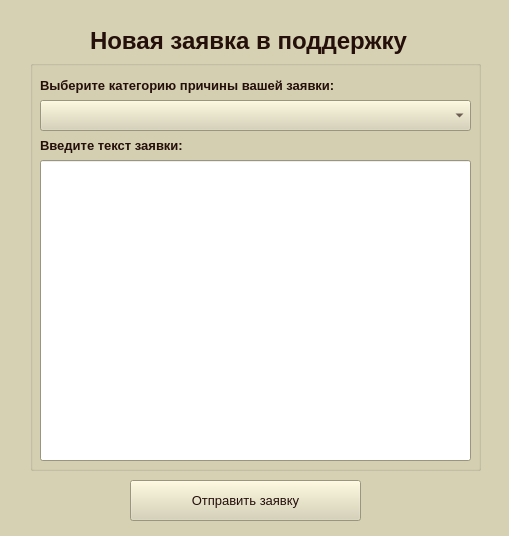
<?xml version="1.0" encoding="UTF-8"?>
<ui version="4.0">
 <class>Form</class>
 <widget class="QWidget" name="Form">
  <property name="geometry">
   <rect>
    <x>0</x>
    <y>0</y>
    <width>509</width>
    <height>536</height>
   </rect>
  </property>
  <property name="palette">
   <palette>
    <active>
     <colorrole role="WindowText">
      <brush brushstyle="SolidPattern">
       <color alpha="255">
        <red>37</red>
        <green>15</green>
        <blue>11</blue>
       </color>
      </brush>
     </colorrole>
     <colorrole role="Button">
      <brush brushstyle="SolidPattern">
       <color alpha="255">
        <red>214</red>
        <green>209</green>
        <blue>178</blue>
       </color>
      </brush>
     </colorrole>
     <colorrole role="Light">
      <brush brushstyle="SolidPattern">
       <color alpha="255">
        <red>255</red>
        <green>255</green>
        <blue>255</blue>
       </color>
      </brush>
     </colorrole>
     <colorrole role="Midlight">
      <brush brushstyle="SolidPattern">
       <color alpha="255">
        <red>234</red>
        <green>232</green>
        <blue>216</blue>
       </color>
      </brush>
     </colorrole>
     <colorrole role="Dark">
      <brush brushstyle="SolidPattern">
       <color alpha="255">
        <red>107</red>
        <green>105</green>
        <blue>89</blue>
       </color>
      </brush>
     </colorrole>
     <colorrole role="Mid">
      <brush brushstyle="SolidPattern">
       <color alpha="255">
        <red>143</red>
        <green>139</green>
        <blue>119</blue>
       </color>
      </brush>
     </colorrole>
     <colorrole role="Text">
      <brush brushstyle="SolidPattern">
       <color alpha="255">
        <red>37</red>
        <green>15</green>
        <blue>11</blue>
       </color>
      </brush>
     </colorrole>
     <colorrole role="BrightText">
      <brush brushstyle="SolidPattern">
       <color alpha="255">
        <red>255</red>
        <green>255</green>
        <blue>255</blue>
       </color>
      </brush>
     </colorrole>
     <colorrole role="ButtonText">
      <brush brushstyle="SolidPattern">
       <color alpha="255">
        <red>37</red>
        <green>15</green>
        <blue>11</blue>
       </color>
      </brush>
     </colorrole>
     <colorrole role="Base">
      <brush brushstyle="SolidPattern">
       <color alpha="255">
        <red>255</red>
        <green>255</green>
        <blue>255</blue>
       </color>
      </brush>
     </colorrole>
     <colorrole role="Window">
      <brush brushstyle="SolidPattern">
       <color alpha="255">
        <red>214</red>
        <green>209</green>
        <blue>178</blue>
       </color>
      </brush>
     </colorrole>
     <colorrole role="Shadow">
      <brush brushstyle="SolidPattern">
       <color alpha="255">
        <red>37</red>
        <green>15</green>
        <blue>11</blue>
       </color>
      </brush>
     </colorrole>
     <colorrole role="Highlight">
      <brush brushstyle="SolidPattern">
       <color alpha="255">
        <red>37</red>
        <green>15</green>
        <blue>11</blue>
       </color>
      </brush>
     </colorrole>
     <colorrole role="Link">
      <brush brushstyle="SolidPattern">
       <color alpha="255">
        <red>37</red>
        <green>15</green>
        <blue>11</blue>
       </color>
      </brush>
     </colorrole>
     <colorrole role="LinkVisited">
      <brush brushstyle="SolidPattern">
       <color alpha="255">
        <red>37</red>
        <green>15</green>
        <blue>11</blue>
       </color>
      </brush>
     </colorrole>
     <colorrole role="AlternateBase">
      <brush brushstyle="SolidPattern">
       <color alpha="255">
        <red>234</red>
        <green>232</green>
        <blue>216</blue>
       </color>
      </brush>
     </colorrole>
     <colorrole role="ToolTipBase">
      <brush brushstyle="SolidPattern">
       <color alpha="255">
        <red>255</red>
        <green>255</green>
        <blue>220</blue>
       </color>
      </brush>
     </colorrole>
     <colorrole role="ToolTipText">
      <brush brushstyle="SolidPattern">
       <color alpha="255">
        <red>37</red>
        <green>15</green>
        <blue>11</blue>
       </color>
      </brush>
     </colorrole>
     <colorrole role="PlaceholderText">
      <brush brushstyle="SolidPattern">
       <color alpha="127">
        <red>0</red>
        <green>0</green>
        <blue>0</blue>
       </color>
      </brush>
     </colorrole>
    </active>
    <inactive>
     <colorrole role="WindowText">
      <brush brushstyle="SolidPattern">
       <color alpha="255">
        <red>37</red>
        <green>15</green>
        <blue>11</blue>
       </color>
      </brush>
     </colorrole>
     <colorrole role="Button">
      <brush brushstyle="SolidPattern">
       <color alpha="255">
        <red>214</red>
        <green>209</green>
        <blue>178</blue>
       </color>
      </brush>
     </colorrole>
     <colorrole role="Light">
      <brush brushstyle="SolidPattern">
       <color alpha="255">
        <red>255</red>
        <green>255</green>
        <blue>255</blue>
       </color>
      </brush>
     </colorrole>
     <colorrole role="Midlight">
      <brush brushstyle="SolidPattern">
       <color alpha="255">
        <red>234</red>
        <green>232</green>
        <blue>216</blue>
       </color>
      </brush>
     </colorrole>
     <colorrole role="Dark">
      <brush brushstyle="SolidPattern">
       <color alpha="255">
        <red>107</red>
        <green>105</green>
        <blue>89</blue>
       </color>
      </brush>
     </colorrole>
     <colorrole role="Mid">
      <brush brushstyle="SolidPattern">
       <color alpha="255">
        <red>143</red>
        <green>139</green>
        <blue>119</blue>
       </color>
      </brush>
     </colorrole>
     <colorrole role="Text">
      <brush brushstyle="SolidPattern">
       <color alpha="255">
        <red>37</red>
        <green>15</green>
        <blue>11</blue>
       </color>
      </brush>
     </colorrole>
     <colorrole role="BrightText">
      <brush brushstyle="SolidPattern">
       <color alpha="255">
        <red>255</red>
        <green>255</green>
        <blue>255</blue>
       </color>
      </brush>
     </colorrole>
     <colorrole role="ButtonText">
      <brush brushstyle="SolidPattern">
       <color alpha="255">
        <red>37</red>
        <green>15</green>
        <blue>11</blue>
       </color>
      </brush>
     </colorrole>
     <colorrole role="Base">
      <brush brushstyle="SolidPattern">
       <color alpha="255">
        <red>255</red>
        <green>255</green>
        <blue>255</blue>
       </color>
      </brush>
     </colorrole>
     <colorrole role="Window">
      <brush brushstyle="SolidPattern">
       <color alpha="255">
        <red>214</red>
        <green>209</green>
        <blue>178</blue>
       </color>
      </brush>
     </colorrole>
     <colorrole role="Shadow">
      <brush brushstyle="SolidPattern">
       <color alpha="255">
        <red>37</red>
        <green>15</green>
        <blue>11</blue>
       </color>
      </brush>
     </colorrole>
     <colorrole role="Highlight">
      <brush brushstyle="SolidPattern">
       <color alpha="255">
        <red>37</red>
        <green>15</green>
        <blue>11</blue>
       </color>
      </brush>
     </colorrole>
     <colorrole role="Link">
      <brush brushstyle="SolidPattern">
       <color alpha="255">
        <red>37</red>
        <green>15</green>
        <blue>11</blue>
       </color>
      </brush>
     </colorrole>
     <colorrole role="LinkVisited">
      <brush brushstyle="SolidPattern">
       <color alpha="255">
        <red>37</red>
        <green>15</green>
        <blue>11</blue>
       </color>
      </brush>
     </colorrole>
     <colorrole role="AlternateBase">
      <brush brushstyle="SolidPattern">
       <color alpha="255">
        <red>234</red>
        <green>232</green>
        <blue>216</blue>
       </color>
      </brush>
     </colorrole>
     <colorrole role="ToolTipBase">
      <brush brushstyle="SolidPattern">
       <color alpha="255">
        <red>255</red>
        <green>255</green>
        <blue>220</blue>
       </color>
      </brush>
     </colorrole>
     <colorrole role="ToolTipText">
      <brush brushstyle="SolidPattern">
       <color alpha="255">
        <red>37</red>
        <green>15</green>
        <blue>11</blue>
       </color>
      </brush>
     </colorrole>
     <colorrole role="PlaceholderText">
      <brush brushstyle="SolidPattern">
       <color alpha="127">
        <red>0</red>
        <green>0</green>
        <blue>0</blue>
       </color>
      </brush>
     </colorrole>
    </inactive>
    <disabled>
     <colorrole role="WindowText">
      <brush brushstyle="SolidPattern">
       <color alpha="255">
        <red>107</red>
        <green>105</green>
        <blue>89</blue>
       </color>
      </brush>
     </colorrole>
     <colorrole role="Button">
      <brush brushstyle="SolidPattern">
       <color alpha="255">
        <red>214</red>
        <green>209</green>
        <blue>178</blue>
       </color>
      </brush>
     </colorrole>
     <colorrole role="Light">
      <brush brushstyle="SolidPattern">
       <color alpha="255">
        <red>255</red>
        <green>255</green>
        <blue>255</blue>
       </color>
      </brush>
     </colorrole>
     <colorrole role="Midlight">
      <brush brushstyle="SolidPattern">
       <color alpha="255">
        <red>234</red>
        <green>232</green>
        <blue>216</blue>
       </color>
      </brush>
     </colorrole>
     <colorrole role="Dark">
      <brush brushstyle="SolidPattern">
       <color alpha="255">
        <red>107</red>
        <green>105</green>
        <blue>89</blue>
       </color>
      </brush>
     </colorrole>
     <colorrole role="Mid">
      <brush brushstyle="SolidPattern">
       <color alpha="255">
        <red>143</red>
        <green>139</green>
        <blue>119</blue>
       </color>
      </brush>
     </colorrole>
     <colorrole role="Text">
      <brush brushstyle="SolidPattern">
       <color alpha="255">
        <red>107</red>
        <green>105</green>
        <blue>89</blue>
       </color>
      </brush>
     </colorrole>
     <colorrole role="BrightText">
      <brush brushstyle="SolidPattern">
       <color alpha="255">
        <red>255</red>
        <green>255</green>
        <blue>255</blue>
       </color>
      </brush>
     </colorrole>
     <colorrole role="ButtonText">
      <brush brushstyle="SolidPattern">
       <color alpha="255">
        <red>107</red>
        <green>105</green>
        <blue>89</blue>
       </color>
      </brush>
     </colorrole>
     <colorrole role="Base">
      <brush brushstyle="SolidPattern">
       <color alpha="255">
        <red>214</red>
        <green>209</green>
        <blue>178</blue>
       </color>
      </brush>
     </colorrole>
     <colorrole role="Window">
      <brush brushstyle="SolidPattern">
       <color alpha="255">
        <red>214</red>
        <green>209</green>
        <blue>178</blue>
       </color>
      </brush>
     </colorrole>
     <colorrole role="Shadow">
      <brush brushstyle="SolidPattern">
       <color alpha="255">
        <red>37</red>
        <green>15</green>
        <blue>11</blue>
       </color>
      </brush>
     </colorrole>
     <colorrole role="Link">
      <brush brushstyle="SolidPattern">
       <color alpha="255">
        <red>37</red>
        <green>15</green>
        <blue>11</blue>
       </color>
      </brush>
     </colorrole>
     <colorrole role="LinkVisited">
      <brush brushstyle="SolidPattern">
       <color alpha="255">
        <red>37</red>
        <green>15</green>
        <blue>11</blue>
       </color>
      </brush>
     </colorrole>
     <colorrole role="AlternateBase">
      <brush brushstyle="SolidPattern">
       <color alpha="255">
        <red>214</red>
        <green>209</green>
        <blue>178</blue>
       </color>
      </brush>
     </colorrole>
     <colorrole role="ToolTipBase">
      <brush brushstyle="SolidPattern">
       <color alpha="255">
        <red>255</red>
        <green>255</green>
        <blue>220</blue>
       </color>
      </brush>
     </colorrole>
     <colorrole role="ToolTipText">
      <brush brushstyle="SolidPattern">
       <color alpha="255">
        <red>37</red>
        <green>15</green>
        <blue>11</blue>
       </color>
      </brush>
     </colorrole>
     <colorrole role="PlaceholderText">
      <brush brushstyle="SolidPattern">
       <color alpha="127">
        <red>107</red>
        <green>105</green>
        <blue>89</blue>
       </color>
      </brush>
     </colorrole>
    </disabled>
   </palette>
  </property>
  <property name="windowTitle">
   <string>Form</string>
  </property>
  <widget class="QLabel" name="label_supp">
   <property name="geometry">
    <rect>
     <x>90</x>
     <y>0</y>
     <width>371</width>
     <height>81</height>
    </rect>
   </property>
   <property name="font">
    <font>
     <pointsize>18</pointsize>
     <bold>true</bold>
    </font>
   </property>
   <property name="text">
    <string>Новая заявка в поддержку</string>
   </property>
  </widget>
  <widget class="QGroupBox" name="grBox_new">
   <property name="geometry">
    <rect>
     <x>30</x>
     <y>60</y>
     <width>451</width>
     <height>411</height>
    </rect>
   </property>
   <property name="title">
    <string/>
   </property>
   <widget class="QLabel" name="lb_ticket">
    <property name="geometry">
     <rect>
      <x>10</x>
      <y>70</y>
      <width>271</width>
      <height>31</height>
     </rect>
    </property>
    <property name="font">
     <font>
      <pointsize>10</pointsize>
      <bold>true</bold>
     </font>
    </property>
    <property name="text">
     <string>Введите текст заявки:</string>
    </property>
   </widget>
   <widget class="QLineEdit" name="desc_lineEdit">
    <property name="geometry">
     <rect>
      <x>10</x>
      <y>100</y>
      <width>431</width>
      <height>301</height>
     </rect>
    </property>
   </widget>
   <widget class="QLabel" name="lb_categ">
    <property name="geometry">
     <rect>
      <x>10</x>
      <y>10</y>
      <width>331</width>
      <height>31</height>
     </rect>
    </property>
    <property name="font">
     <font>
      <pointsize>10</pointsize>
      <bold>true</bold>
     </font>
    </property>
    <property name="text">
     <string>Выберите категорию причины вашей заявки:</string>
    </property>
   </widget>
   <widget class="QComboBox" name="cbBox_new">
    <property name="geometry">
     <rect>
      <x>10</x>
      <y>40</y>
      <width>431</width>
      <height>31</height>
     </rect>
    </property>
   </widget>
  </widget>
  <widget class="QPushButton" name="pushButton_2">
   <property name="geometry">
    <rect>
     <x>130</x>
     <y>480</y>
     <width>231</width>
     <height>41</height>
    </rect>
   </property>
   <property name="font">
    <font>
     <pointsize>10</pointsize>
     <bold>false</bold>
    </font>
   </property>
   <property name="text">
    <string>Отправить заявку</string>
   </property>
  </widget>
 </widget>
 <resources/>
 <connections/>
</ui>
